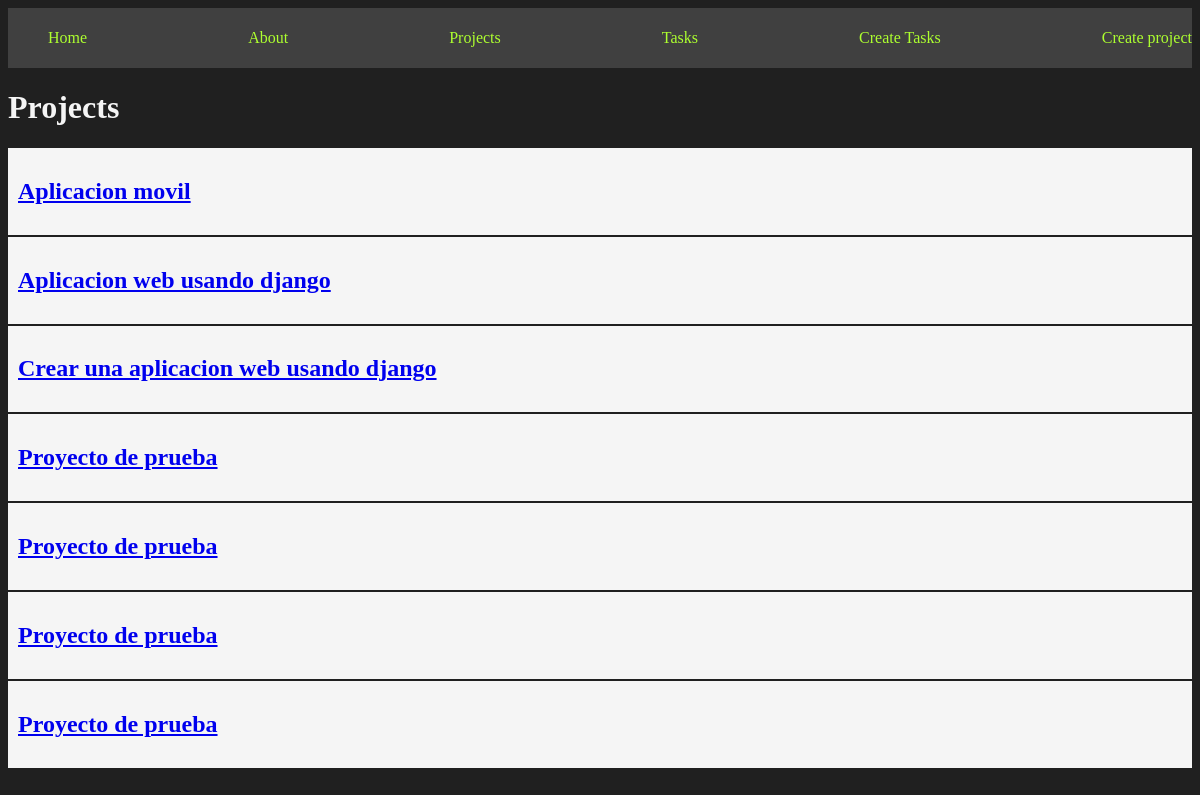
The app's page /projects/, older data.
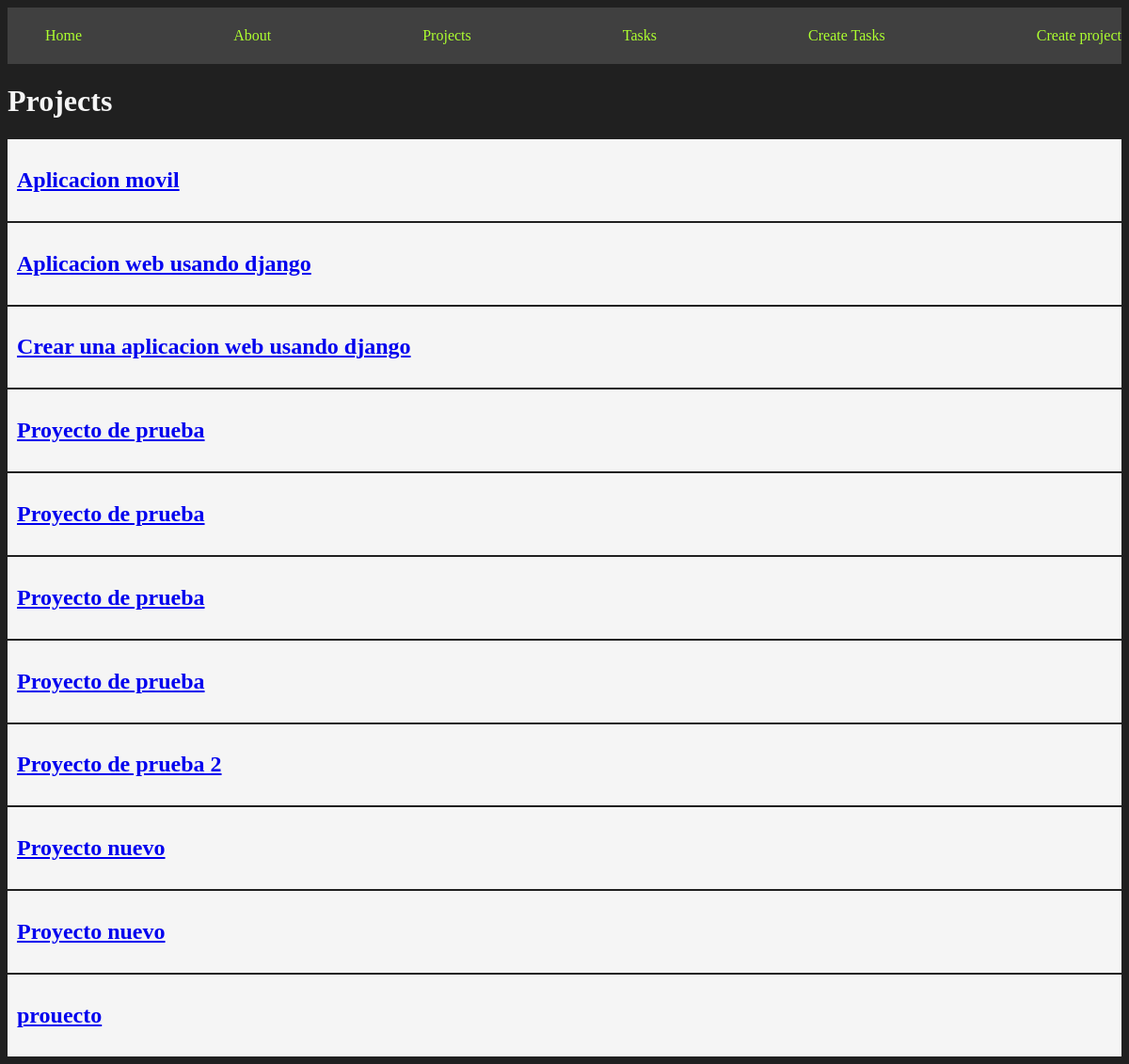
The same page, newer data.
### myapp/models.py (models this page shows, shortened)
class Project(models.Model):
        name = models.CharField(max_length=200)

### myapp/views.py (the view)
# urls.py: path('projects/', views.projects, name="projects"),
def projects(request):
    projects = Project.objects.all()
    return render(request, 'projects.html', {
        'projects' : projects
    })

### myapp/templates/projects.html
{% extends 'layaouts/base.html' %}
{% block content %}
<h1>Projects</h1>
{% for project in projects  %}
<article class="card">
      <a href="{% url 'project_detail' project.id %}">
      <h1>{{project.name}}</h1>
      </a>
</article>
{% endfor %}
{% endblock %}

Row changes from the older to the newer data that the page shows:
added Project: name "Proyecto de prueba 2"
added Project: name "Proyecto nuevo"
added Project: name "Proyecto nuevo"
added Project: name "prouecto"
